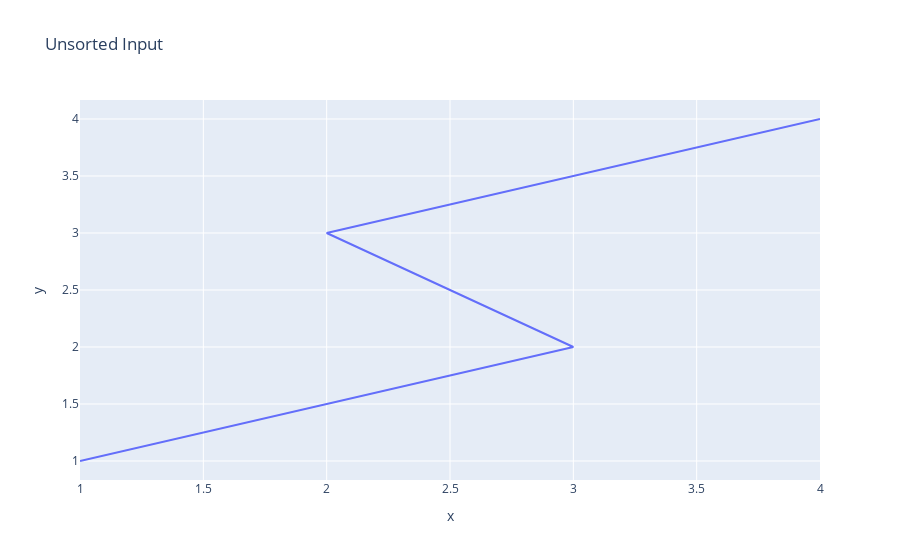

Notebook source saved alongside this figure:
### Code cell
import plotly.express as px
import pandas as pd

df = pd.DataFrame(dict(
    x = [1, 3, 2, 4],
    y = [1, 2, 3, 4]
))
display(df)
fig = px.line(df, x="x", y="y", title="Unsorted Input") 
fig.show()

### Figure 1 — Plotly figure (JSON) as saved in the notebook; plotly's stock layout.template omitted (floating-point values rounded to 4 significant figures)
{"data": [{"hovertemplate": "x=%{x}<br>y=%{y}<extra></extra>", "legendgroup": "", "line": {"color": "#636efa", "dash": "solid"}, "marker": {"symbol": "circle"}, "mode": "lines", "name": "", "orientation": "v", "showlegend": false, "type": "scatter", "x": [1, 3, 2, 4], "xaxis": "x", "y": [1, 2, 3, 4], "yaxis": "y"}], "layout": {"legend": {"tracegroupgap": 0}, "title": {"text": "Unsorted Input"}, "xaxis": {"anchor": "y", "domain": [0, 1], "title": {"text": "x"}}, "yaxis": {"anchor": "x", "domain": [0, 1], "title": {"text": "y"}}}}
